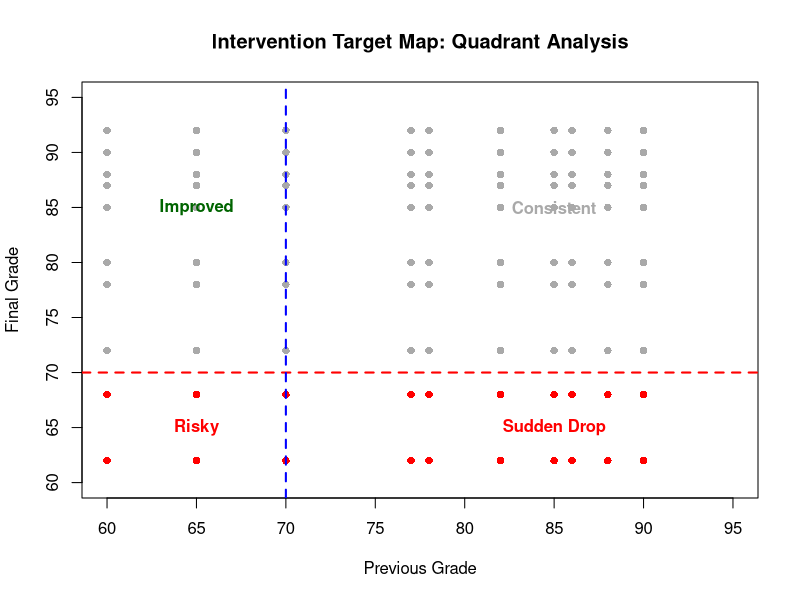
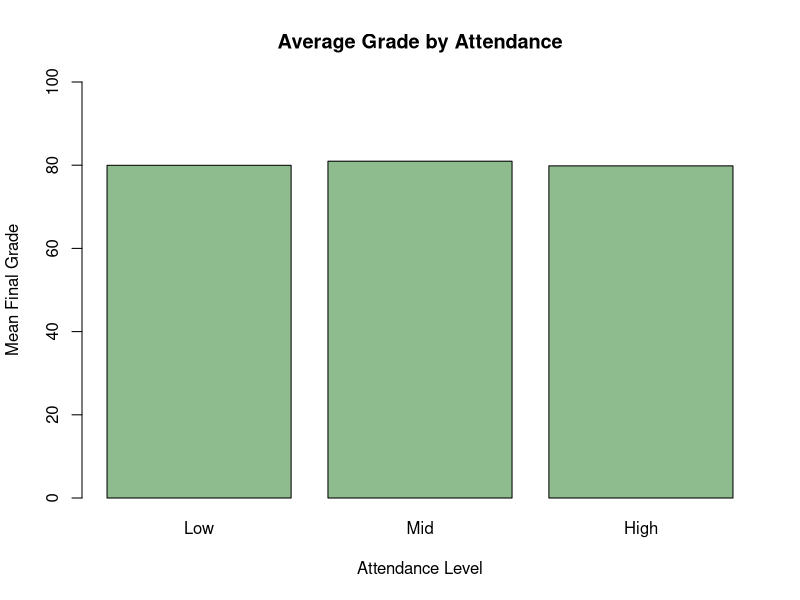
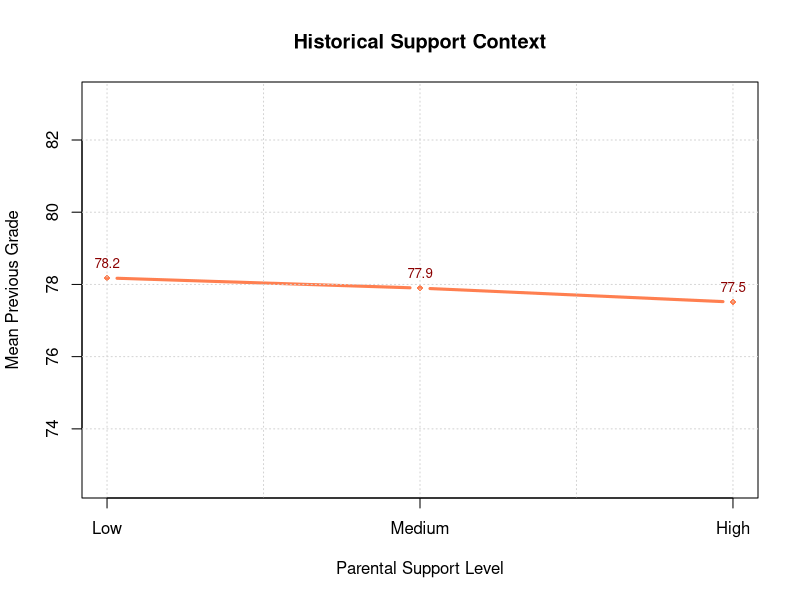
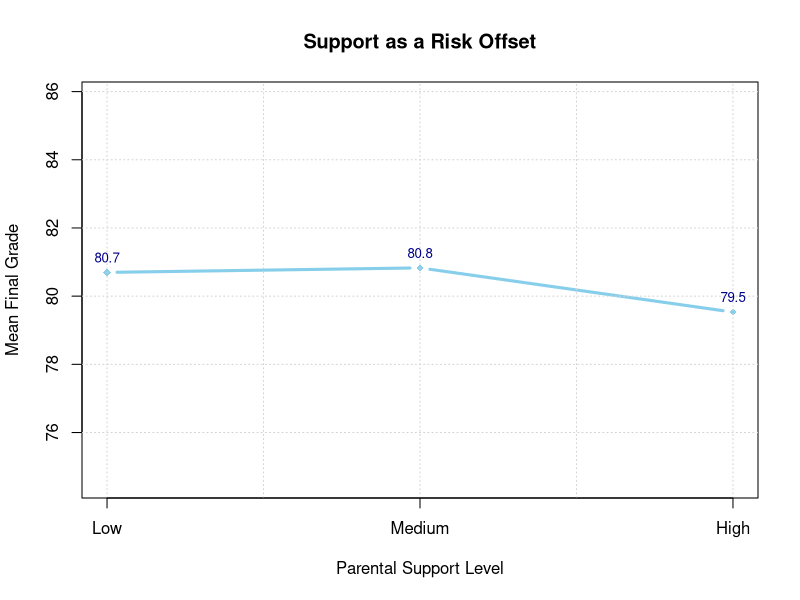
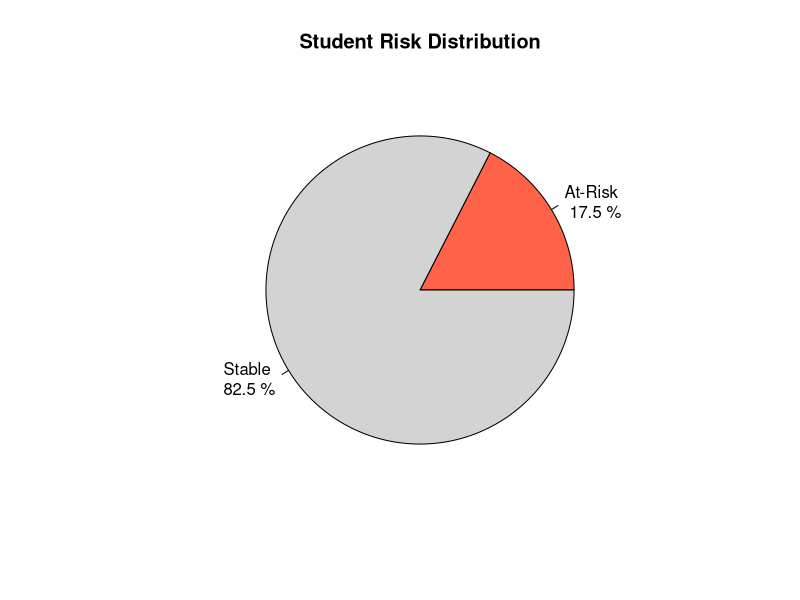

Source code (R) for these figures, in order:
clean_data <- read.csv("student_performance_cleaned.csv", check.names = FALSE)

#categorizing students in pie chart
clean_data$risk_status <- ifelse(clean_data$FinalGrade < 70, "At-Risk", "Stable")
risk_counts <- table(clean_data$risk_status)

#identifies students below 70%
plot(clean_data$PreviousGrade, clean_data$FinalGrade,
     col = ifelse(clean_data$risk_status == "At-Risk", "red", "darkgrey"),
     pch = 16, 
     main = "Intervention Target Map: Quadrant Analysis",
     xlab = "Previous Grade", ylab = "Final Grade",
     xlim = c(60, 95), ylim = c(60, 95))

abline(h = 70, col = "red", lty = 2, lwd = 2)
abline(v = 70, col = "blue", lty = 2, lwd = 2)

text(85, 85, "Consistent", col = "darkgrey", font = 2)
text(85, 65, "Sudden Drop", col = "red", font = 2)
text(65, 85, "Improved", col = "darkgreen", font = 2)
text(65, 65, "Risky", col = "red", font = 2)

#grade by attendance
clean_data$attendance_group <- cut(clean_data$AttendanceRate, breaks = c(0, 75, 85, 100), 
                                   labels = c("Low", "Mid", "High"))
avg_grades <- aggregate(FinalGrade ~ attendance_group, data = clean_data, mean)
barplot(avg_grades$FinalGrade, names.arg = avg_grades$attendance_group,
        main = "Average Grade by Attendance",
        xlab = "Attendance Level", ylab = "Mean Final Grade",
        col = "darkseagreen", ylim = c(0, 100))

#parental support correlation with PREVIOUS marks
clean_data$ParentalSupport <- factor(clean_data$ParentalSupport, 
                                     levels = c("Low", "Medium", "High"))

support_prev_avg <- aggregate(PreviousGrade ~ ParentalSupport, data = clean_data, mean)

plot(support_prev_avg$PreviousGrade, type = "b", 
     main = "Historical Support Context",
     xlab = "Parental Support Level", ylab = "Mean Previous Grade",
     col = "coral", pch = 18, lwd = 3, xaxt = "n", 
     ylim = c(min(support_prev_avg$PreviousGrade) - 5, max(support_prev_avg$PreviousGrade) + 5)) 

grid(nx = NULL, ny = NULL, col = "lightgray", lty = "dotted")

axis(1, at = 1:3, labels = levels(support_prev_avg$ParentalSupport))

text(1:3, support_prev_avg$PreviousGrade, labels = round(support_prev_avg$PreviousGrade, 1), 
     pos = 3, cex = 0.8, col = "darkred")

#parental support correlation with final grade
clean_data$ParentalSupport <- factor(clean_data$ParentalSupport, 
                                     levels = c("Low", "Medium", "High"))
support_avg <- aggregate(FinalGrade ~ ParentalSupport, data = clean_data, mean)
plot(support_avg$FinalGrade, type = "b", 
     main = "Support as a Risk Offset",
     xlab = "Parental Support Level", ylab = "Mean Final Grade",
     col = "skyblue", pch = 18, lwd = 3, xaxt = "n", 
     ylim = c(min(support_avg$FinalGrade) - 5, max(support_avg$FinalGrade) + 5)) 
grid(nx = NULL, ny = NULL, col = "lightgray", lty = "dotted")

axis(1, at = 1:3, labels = levels(support_avg$ParentalSupport))

text(1:3, support_avg$FinalGrade, labels = round(support_avg$FinalGrade, 1), pos = 3, cex = 0.8, col = "darkblue")

#percentage of students needing intervention
pie(risk_counts, 
    labels = paste(names(risk_counts), "\n", round(100*risk_counts/sum(risk_counts), 1), "%"),
    main = "Student Risk Distribution",
    col = c("tomato", "lightgrey"))

#MACHINE LEARNING
train_indices <- sample(1:nrow(clean_data), 0.7 * nrow(clean_data))
train_data <- clean_data[train_indices, ]
test_data  <- clean_data[-train_indices, ]

ml_model <- lm(FinalGrade ~ StudyHoursPerWeek + AttendanceRate, data = train_data)

#prediction
predictions <- predict(ml_model, test_data)
actuals_preds <- data.frame(
  Name = test_data$Name, 
  StudentID = test_data$StudentID,
  actual = test_data$FinalGrade, 
  predicted = predictions
)

#calculate error for priority
actuals_preds$error_difference <- abs(actuals_preds$actual - actuals_preds$predicted)

#priorities based on prediction error
#low: < 5, medium: 5-10, high: > 10
actuals_preds$priority <- cut(actuals_preds$error_difference, 
                              breaks = c(-Inf, 5, 10, Inf), 
                              labels = c("Low", "Medium", "High"))

print(head(actuals_preds))
mape <- mean(abs((actuals_preds$predicted - actuals_preds$actual)) / actuals_preds$actual) * 100
print(paste("The error - MAPE is: ", round(mape, digit = 2), "%"))
